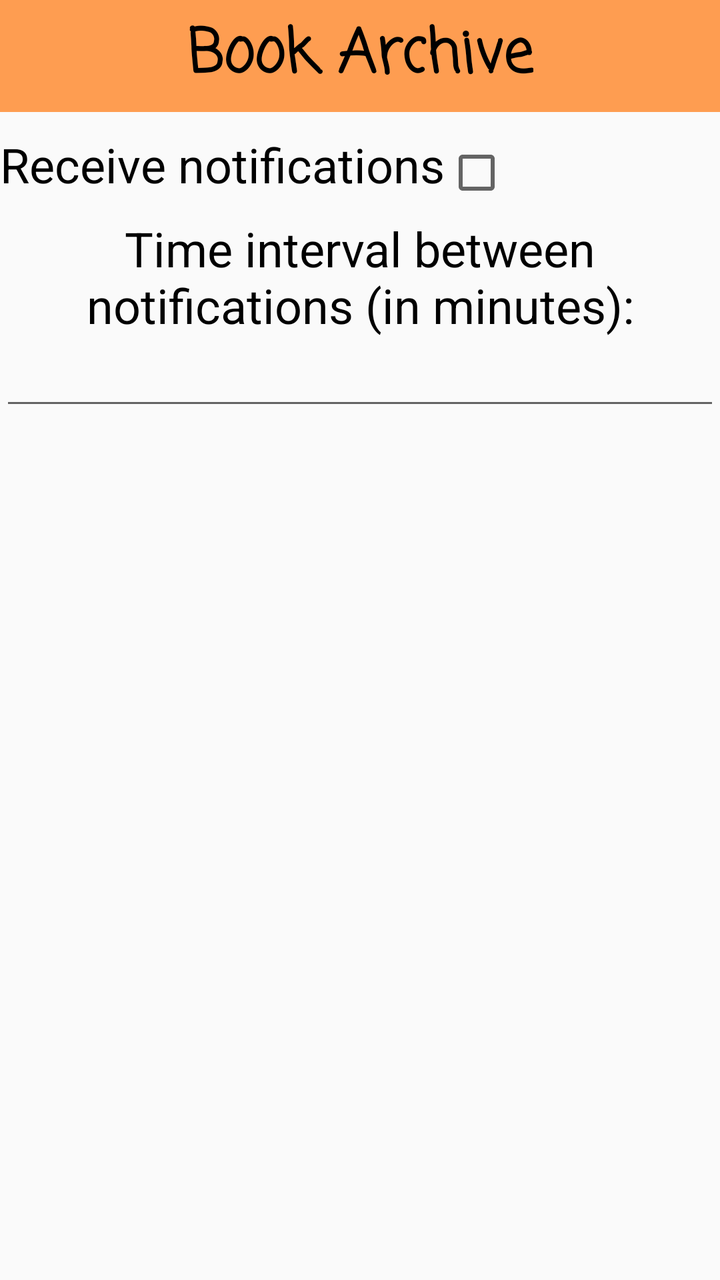
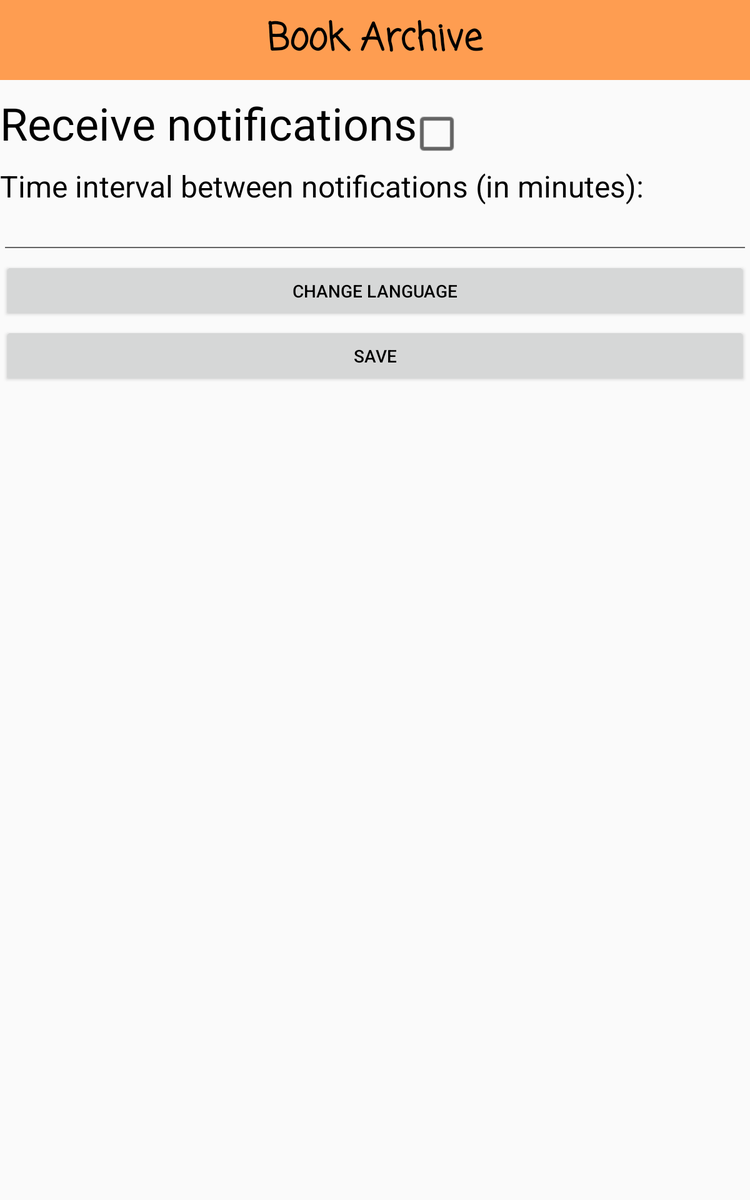

Compare how this app lays out the same screen by default and in its alternative resource folder. The renders come first, then the two layout files and the values they reference.
<!-- AndroidManifest.xml: application theme AppTheme -->
<!-- res/layout/activity_settings.xml -->
<?xml version="1.0" encoding="utf-8"?>
<LinearLayout xmlns:android="http://schemas.android.com/apk/res/android"
    android:layout_width="match_parent"
    android:layout_height="match_parent"
    android:orientation="vertical">

    <include
        android:id="@+id/tool"
        layout="@layout/toolbar"> </include>

    <LinearLayout
        android:layout_width="match_parent"
        android:layout_height="wrap_content"
        android:orientation="horizontal"
        android:layout_marginTop="10dp">

        <TextView
            android:id="@+id/receive_notification"
            android:layout_width="wrap_content"
            android:layout_height="match_parent"
            android:textSize="24dp"
            android:text="Receive notifications" />

        <CheckBox
            android:id="@+id/notifications_checkBox"
            android:layout_width="wrap_content"
            android:layout_height="wrap_content"
            android:layout_weight="1" />
    </LinearLayout>

    <LinearLayout
        android:layout_width="match_parent"
        android:layout_height="wrap_content"
        android:orientation="vertical"
        android:layout_marginTop="10dp">

        <TextView
            android:id="@+id/notifications_interval"
            android:layout_width="wrap_content"
            android:layout_height="match_parent"
            android:textSize="24dp"
            android:textAlignment="center"
            android:text="Time interval between notifications (in minutes):" />

        <EditText
            android:id="@+id/notifications_time_interval"
            android:layout_width="match_parent"
            android:layout_height="wrap_content"
            android:ems="10"
            android:inputType="number"
            android:textAlignment="center" />

    </LinearLayout>
</LinearLayout>
<!-- res/layout/toolbar.xml (included above) -->
<?xml version="1.0" encoding="utf-8"?>
<androidx.appcompat.widget.Toolbar xmlns:android="http://schemas.android.com/apk/res/android"
    android:id="@+id/tool"
    android:layout_width="match_parent"
    android:layout_height="wrap_content"
    android:background="@color/light_orange"
    android:orientation="vertical"
    android:theme="@style/AppTheme">



    <TextView
        android:layout_width="wrap_content"
        android:layout_height="wrap_content"
        android:layout_gravity="center"
        android:fontFamily="casual"
        android:text="Book Archive"
        android:textColor="@color/black"
        android:textColorHighlight="#FAF3F3"
        android:textSize="30sp"
        android:textStyle="bold" />
</androidx.appcompat.widget.Toolbar>
<!-- resources referenced by this layout -->
<resources>
  <color name="black">#000000</color>
  <color name="light_orange">#FE9D51</color>
  <style name="AppTheme" parent="Theme.AppCompat.Light.NoActionBar">
          
          <item name="colorPrimary">@color/light_orange</item>
          <item name="colorPrimaryDark">@color/orange</item>
          <item name="android:textColor">@color/black</item>
          <item name="titleTextColor">@color/white</item>
          <item name="android:colorAccent">@color/dark_orange</item>
      </style>
  <color name="orange">#EE771A</color>
  <color name="white">#FFFFFF</color>
  <color name="dark_orange">#D35E01</color>
</resources>
<!-- res/layout-sw480dp/activity_settings.xml (the repository's variant of the layout above) -->
<!-- drawn on a 7-inch tablet held upright -->
<?xml version="1.0" encoding="utf-8"?>
<LinearLayout xmlns:android="http://schemas.android.com/apk/res/android"
    android:layout_width="match_parent"
    android:layout_height="match_parent"
    android:orientation="vertical">

    <include
        android:id="@+id/tool"
        layout="@layout/toolbar"> </include>

    <LinearLayout
        android:layout_width="match_parent"
        android:layout_height="wrap_content"
        android:orientation="horizontal"
        android:layout_marginTop="10dp">

        <TextView
            android:id="@+id/receive_notification"
            android:layout_width="wrap_content"
            android:layout_height="wrap_content"
            android:textSize="36dp"
            android:text="@string/receive_notifications" />

        <CheckBox
            android:id="@+id/notifications_checkBox"
            android:layout_width="wrap_content"
            android:layout_height="wrap_content"
            android:scaleX="1.5"
            android:scaleY="1.5"/>
    </LinearLayout>
    <LinearLayout
        android:layout_width="match_parent"
        android:layout_height="wrap_content"
        android:orientation="vertical"
        android:layout_marginTop="10dp">

        <TextView
            android:id="@+id/notifications_interval"
            android:layout_width="wrap_content"
            android:layout_height="match_parent"
            android:textSize="24dp"
            android:textAlignment="center"
            android:text="@string/notifications_time_interval" />

        <EditText
            android:id="@+id/notifications_time_interval"
            android:layout_width="match_parent"
            android:layout_height="wrap_content"
            android:ems="10"
            android:inputType="number"
            android:textAlignment="center" />

    </LinearLayout>

    <Button
        android:id="@+id/settingsLanguage"
        android:layout_width="match_parent"
        android:layout_height="wrap_content"
        android:text="@string/change_language"
        android:layout_margin="2dp"/>

    <Button
        android:id="@+id/settingsSave"
        android:layout_width="match_parent"
        android:layout_height="wrap_content"
        android:text="@string/save"
        android:layout_margin="2dp" />
</LinearLayout>
<!-- resources referenced by the variant -->
<!-- as a 7-inch tablet held upright resolves them -->
<resources>
  <color name="black">#000000</color>
  <color name="light_orange">#FE9D51</color>
  <string name="change_language">Change Language</string>
  <string name="notifications_time_interval">Time interval between notifications (in minutes):</string>
  <string name="receive_notifications">Receive notifications</string>
  <string name="save">Save</string>
  <style name="AppTheme" parent="Theme.AppCompat.Light.NoActionBar">
          
          <item name="colorPrimary">@color/light_orange</item>
          <item name="colorPrimaryDark">@color/orange</item>
          <item name="android:textColor">@color/black</item>
          <item name="titleTextColor">@color/white</item>
          <item name="android:colorAccent">@color/dark_orange</item>
      </style>
  <color name="orange">#EE771A</color>
  <color name="white">#FFFFFF</color>
  <color name="dark_orange">#D35E01</color>
</resources>
